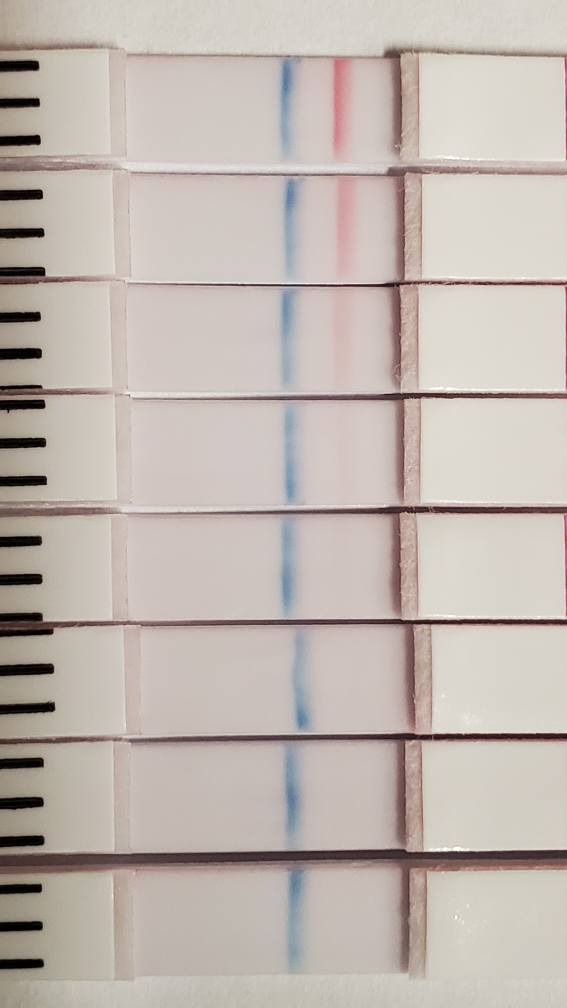
#> input picture resources/LFIA_list.jpg, 2268 x 4032 px (shown at 1/4 size)
$ python LFIAscanner.py
#> lines starting #> are read from the running program, lines starting #| are printed output that depends on the picture; after the words box and inside, x2 and y2 are one past the last pixel; in counts of white or black regions, pixels touching at a corner belong together
#> further down, img is the input picture: shape (4032, 2268, 3); mean B, G, R 176.6, 183.1, 192.8
### processImg.py
import copy
from cv2 import cv2
import numpy as np
# from skimage import measure

widthImg = 640 # TESTTTTTTTTTTTTTTTTTTTTTTTTTTTT
heightImg = 480 # TESTTTTTTTTTTTTTTTTTTTTTTTTTTTT
################################################
# imgPorcessing function - by Ben Z.
# 1. read raw image, already grayscale
# 2. equalize the image in the first step to getting a binary (black/white) image
# 3. do an adaptive threshold to get a black/white image, still got lots of noise
# 4. perform an erosion to remove any very small dots of noise from the thresholded image
# 5. perform a connected component analysis on the thresholded image, then store only the "large" blobs into mask
# 6. skeletonize mask into skel
# 7. dilate image for increased accuracy on vertical line identification
# [42 lines left out: function imgPorcessing, not called in this run]

################################################################################################################
def cropImg(img,x,y,w,h):
    return img[x:w, y:h]


def resizeImage(img):
    imgResized = cv2.resize(img, (widthImg, heightImg))  # TESTTTTTTTTTTTTTTTTTTTTTTTTTTTT
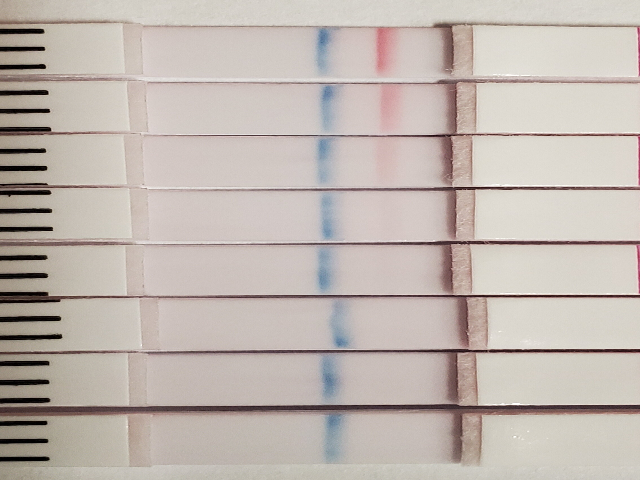
#> imgResized: shape (480, 640, 3); mean B, G, R 176.5, 183, 192.7
    return cropImg(imgResized, 40 , 40 , imgResized.shape[0]-40, imgResized.shape[1]-40)
#> in cropImg, `return img[x:w, y:h]`:
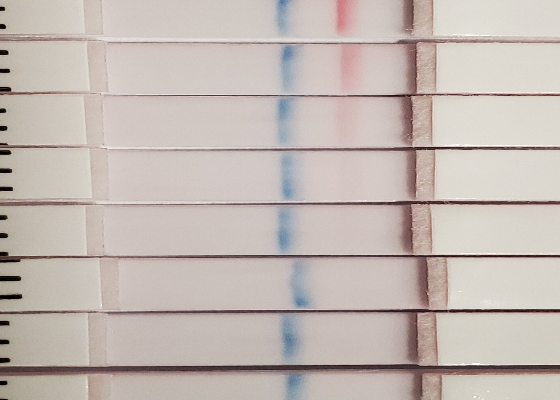
#> returned value: shape (400, 560, 3); mean of channels 0, 1, 2 179.7, 185.4, 195.8; drawn as B, G, R


def contrastImage(imgResized):
    lab = cv2.cvtColor(imgResized, cv2.COLOR_BGR2LAB)
#> lab: shape (30, 115, 3); mean of channels 0, 1, 2 201.9, 130.5, 128.9
    l, a, b = cv2.split(lab)
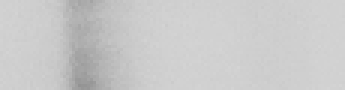
#> l: shape (30, 115) (shown 3 times larger); min 147, max 212, mean 201.9
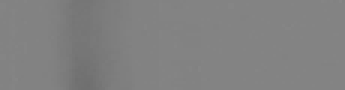
#> b: shape (30, 115) (shown 3 times larger); min 111, max 134, mean 128.9
    # cv2.imshow('l_channel', l)
    # cv2.imshow('a_channel', a)
    # cv2.imshow('b_channel', b)

    # -----Applying CLAHE to L-channel-----
    clahe = cv2.createCLAHE(clipLimit=2.0, tileGridSize=(4, 4))
    cl = clahe.apply(l)
    limg = cv2.merge((cl, a, b))
#> limg: shape (30, 115, 3); mean of channels 0, 1, 2 236.1, 130.5, 128.9
    # cv2.imshow('CLAHE output', cl)

    # -----Converting image from LAB Color model to RGB model-----
    return cv2.cvtColor(limg, cv2.COLOR_LAB2BGR)


def imgPorcessingSimple(img):
    imgContrast = contrastImage(img)

    gray = cv2.cvtColor(imgContrast, cv2.COLOR_BGR2GRAY)
    blur = cv2.GaussianBlur(gray, (5,5), 0)
    kernal = np.ones((5, 5), np.uint8)
    imgDial = cv2.dilate(blur, kernal, iterations=2)
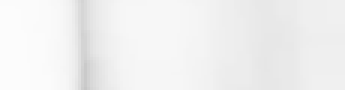
#> imgDial: shape (30, 115) (shown 3 times larger); min 199, max 252, mean 240.6
    imgErod = cv2.erode(imgDial, kernal, iterations=1)

    ret3, th3 = cv2.threshold(imgErod, 0, 255, cv2.THRESH_BINARY + cv2.THRESH_OTSU)
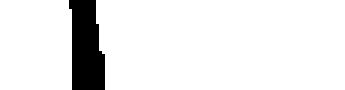
#> th3: shape (30, 115) (shown 3 times larger); 91.6% white; 1 black region
#> ret3 = 226
    return th3

### LFIAscanner.py
from cv2 import cv2
import numpy as np

import processImg as pimg

################################################################
# input values
path = "resources/LFIA_list.jpg"
# top right and bottom left of a reactangle's coordinates
coordinates = [[259, 163],[374, 193]]

################################################################
# Image Analysis
def countContours(img):
    count = 0
    contours, hierarchy = cv2.findContours(img, cv2.RETR_EXTERNAL, cv2.CHAIN_APPROX_NONE)
#> contours = 2 contours; box (x1, y1, x2, y2) and area: (32, 0, 115, 30) 2332, (0, 0, 24, 30) 664
    for cnt in contours:
        area = cv2.contourArea(cnt)
        if area > 150:
            cv2.drawContours(imgContour, cnt, -1, (255, 255, 255), 3)
            count += 1
            x, y, w, h = cv2.boundingRect(cv2.approxPolyDP(cnt, 0.05*cv2.arcLength(cnt, True), True))
            cv2.rectangle(imgContour,(x, y), (x+w, y+h), (0,255,0), 3)
#> this loop made 2 passes
#> (area, count, x, y, w, h) on passes 1 to 2: (2332.5, 1, 32, 0, 83, 30), (664.5, 2, 0, 0, 24, 30)
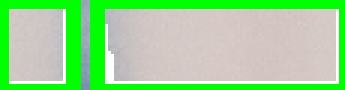
#> imgContour: shape (30, 115, 3) (shown 3 times larger); mean B, G, R 145.3, 215.5, 152.8
#> after the loop, count = 2

    return count
###############################################################################################################
# main

print("check1")
img = cv2.imread(path)
print("check2")

img = pimg.resizeImage(img)
cv2.imshow("resized", img)

img = pimg.cropImg(img, coordinates[0][1], coordinates[0][0], coordinates[1][1], coordinates[1][0])
cv2.imshow("crop", img) # TESTTTTTTTTTTTTTTTTTTTTTTTTTTTT

imgPorcessed = pimg.imgPorcessingSimple(img)
cv2.imshow("processed", imgPorcessed)
imgContour = img.copy()
contourNum = countContours(imgPorcessed)
#> contourNum = 2

cv2.imshow("contours", imgContour) # TESTTTTTTTTTTTTTTTTTTTTTTTTTTTT

print("number of lines ", contourNum-1)
#| number of lines  1
cv2.waitKey(0)
